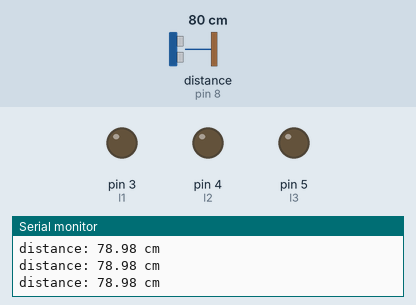
Simulated run of this sketch. Board: Arduino Uno, built with avr-gcc and run on an emulated ATmega328P. Shown: output pins drawn as LEDs (lit = HIGH), the last lines printed to the serial monitor. Wiring (inferred from the names in the program): ultrasonic range finder: trigger pin 9; echo pin 8. The test bench sets the inputs (shaded band); at power-on: distance to the obstacle (sensor on pin 8) 80 cm. The echo pulse lasts 58.3 µs per cm; pins used as bus, display or sensor lines are not drawn.

Above: at 1.3 s.
1.4 s: distance to the obstacle (sensor on pin 8) set to 28 cm
2.9 s: distance to the obstacle (sensor on pin 8) set to 23 cm
At 3.7 s:
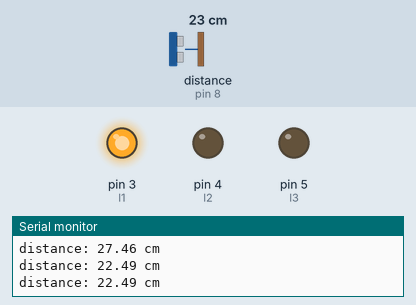
4.5 s: distance to the obstacle (sensor on pin 8) set to 18 cm
At 5.1 s:
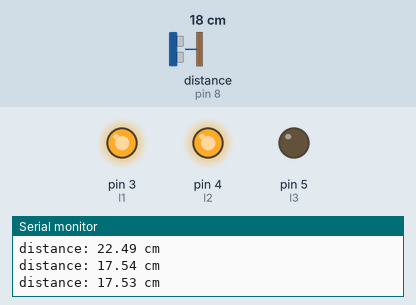
6.0 s: distance to the obstacle (sensor on pin 8) set to 12 cm
7.5 s: distance to the obstacle (sensor on pin 8) set to 9 cm
At 8.7 s:
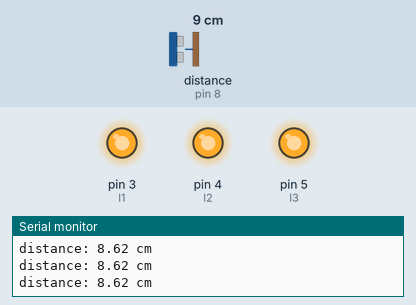
9.0 s: distance to the obstacle (sensor on pin 8) set to 35 cm
At 10.3 s:
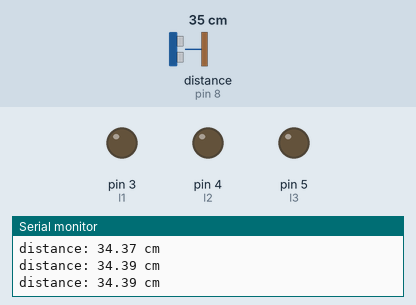
Timing chart, 0 to 11.5 s (numbered marks = the images above; inputs shaded):
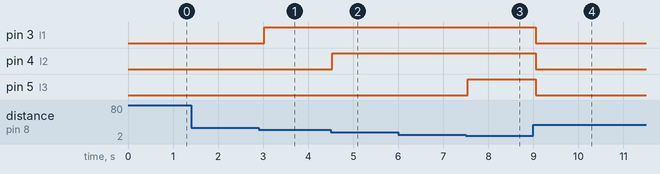

Measured:
- the behaviour switches between 26 and 25 cm on distance to the obstacle (sensor on pin 8) (found by bisection; images 0 and 1)
- the behaviour switches between 21 and 20 cm on distance to the obstacle (sensor on pin 8) (found by bisection; images 1 and 2)
- the behaviour switches between 11 and 10 cm on distance to the obstacle (sensor on pin 8) (found by bisection; images 2 and 3)
- after the input at 2.9 s, pin 3 (l1): LOW → HIGH after 0.13 s
- after the input at 4.5 s, pin 4 (l2): LOW → HIGH at once
- after the input at 7.5 s, pin 5 (l3): LOW → HIGH after 0.05 s
- after the input at 9.0 s, pin 3 (l1), pin 4 (l2), pin 5 (l3): HIGH → LOW after 0.05 s

The sketch:

6-2_with_led.ino
```cpp
int trigPin = 9;
int echoPin = 8;

int l1=3, l2=4, l3=5;

float duration_us, distance_cm;

void setup() {
  Serial.begin (9600);

  pinMode(trigPin, OUTPUT);
  pinMode(echoPin, INPUT);
  pinMode(l1, OUTPUT);
  pinMode(l2, OUTPUT);
  pinMode(l3, OUTPUT);
}

void loop() {
  digitalWrite(trigPin, HIGH);
  delayMicroseconds(10);
  digitalWrite(trigPin, LOW);

  duration_us = pulseIn(echoPin, HIGH);
  distance_cm = 0.017 * duration_us;

  Serial.print("distance: ");
  Serial.print(distance_cm);
  Serial.println(" cm");

  if(distance_cm >= 25) {
    digitalWrite(l1, LOW);
    digitalWrite(l2, LOW);
    digitalWrite(l3, LOW);
  } else if(distance_cm >= 20 && distance_cm < 25) {
    digitalWrite(l1, HIGH);
    digitalWrite(l2, LOW);
    digitalWrite(l3, LOW);
  } else if(distance_cm >= 10 && distance_cm < 20) {
    digitalWrite(l1, HIGH);
    digitalWrite(l2, HIGH);
    digitalWrite(l3, LOW);
  } else if(distance_cm >= 0 && distance_cm < 10) {
    digitalWrite(l1, HIGH);
    digitalWrite(l2, HIGH);
    digitalWrite(l3, HIGH);
  }

  delay(500);
}
```
